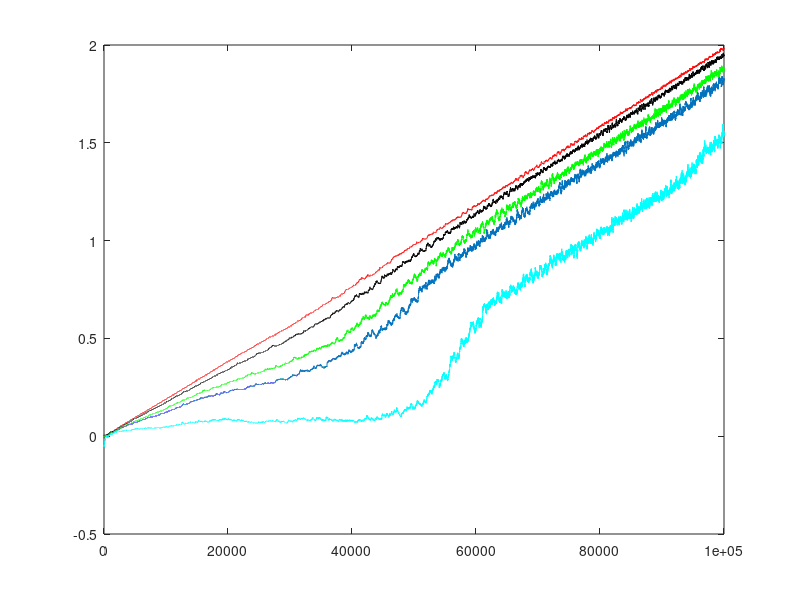

Write the MATLAB code that produced this figure.
data = load('stats-np-100.csv');
data2 = load('stats-np-10.csv');
data3 = load('stats-np-30.csv');
data4 = load('stats-np-70.csv');
data5 = load('stats-np-250.csv');
plot(data(:,1),data(:,2));hold on; 
plot(data2(:,1), data2(:,2), "color", "red");hold on;
plot(data3(:,1), data3(:,2), "color", "black");hold on;
plot(data4(:,1), data4(:,2), "color", "green");hold on;
plot(data5(:,1), data5(:,2), "color", "cyan");